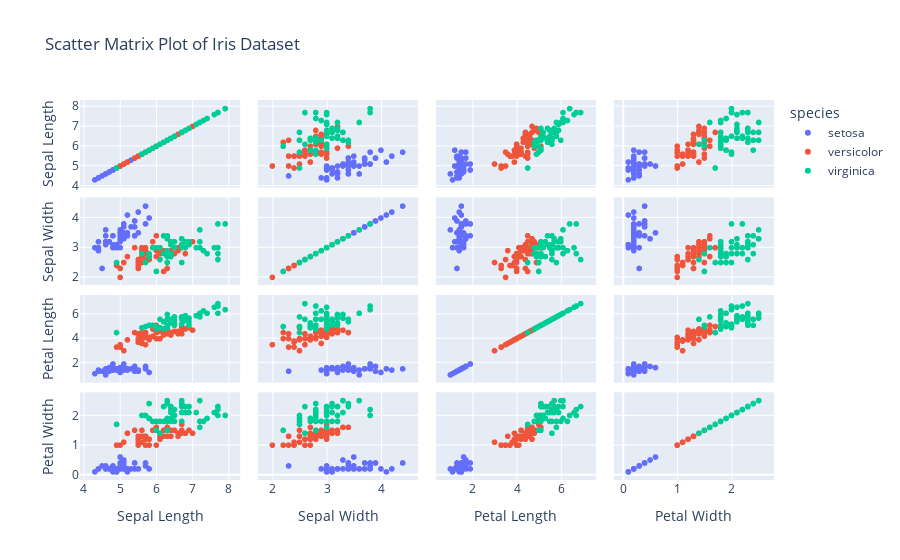

Notebook code cell kept with this figure:
### Code cell
iris = px.data.iris()
fig = px.scatter_matrix(iris,dimensions=['sepal_length', 'sepal_width', 'petal_length', 'petal_width'],color='species',
    title='Scatter Matrix Plot of Iris Dataset',
    labels={'sepal_length': 'Sepal Length', 'sepal_width': 'Sepal Width', 'petal_length': 'Petal Length', 'petal_width': 'Petal Width'}
)
fig.show()

### Figure 1 — Plotly figure (JSON) as saved in the notebook; plotly's stock layout.template omitted (floating-point values rounded to 4 significant figures)
{"data": [{"dimensions": [{"axis": {"matches": true}, "label": "Sepal Length", "values": [5.1, 4.9, 4.7, 4.6, 5, 5.4, 4.6, 5, 4.4, 4.9, 5.4, 4.8, 4.8, 4.3, 5.8, 5.7, 5.4, 5.1, 5.7, 5.1, 5.4, 5.1, 4.6, 5.1, 4.8, 5, 5, 5.2, 5.2, 4.7, 4.8, 5.4, 5.2, 5.5, 4.9, 5, 5.5, 4.9, 4.4, 5.1, 5, 4.5, 4.4, 5, 5.1, 4.8, 5.1, 4.6, 5.3, 5]}, {"axis": {"matches": true}, "label": "Sepal Width", "values": [3.5, 3, 3.2, 3.1, 3.6, 3.9, 3.4, 3.4, 2.9, 3.1, 3.7, 3.4, 3, 3, 4, 4.4, 3.9, 3.5, 3.8, 3.8, 3.4, 3.7, 3.6, 3.3, 3.4, 3, 3.4, 3.5, 3.4, 3.2, 3.1, 3.4, 4.1, 4.2, 3.1, 3.2, 3.5, 3.1, 3, 3.4, 3.5, 2.3, 3.2, 3.5, 3.8, 3, 3.8, 3.2, 3.7, 3.3]}, {"axis": {"matches": true}, "label": "Petal Length", "values": [1.4, 1.4, 1.3, 1.5, 1.4, 1.7, 1.4, 1.5, 1.4, 1.5, 1.5, 1.6, 1.4, 1.1, 1.2, 1.5, 1.3, 1.4, 1.7, 1.5, 1.7, 1.5, 1, 1.7, 1.9, 1.6, 1.6, 1.5, 1.4, 1.6, 1.6, 1.5, 1.5, 1.4, 1.5, 1.2, 1.3, 1.5, 1.3, 1.5, 1.3, 1.3, 1.3, 1.6, 1.9, 1.4, 1.6, 1.4, 1.5, 1.4]}, {"axis": {"matches": true}, "label": "Petal Width", "values": [0.2, 0.2, 0.2, 0.2, 0.2, 0.4, 0.3, 0.2, 0.2, 0.1, 0.2, 0.2, 0.1, 0.1, 0.2, 0.4, 0.4, 0.3, 0.3, 0.3, 0.2, 0.4, 0.2, 0.5, 0.2, 0.2, 0.4, 0.2, 0.2, 0.2, 0.2, 0.4, 0.1, 0.2, 0.1, 0.2, 0.2, 0.1, 0.2, 0.2, 0.3, 0.3, 0.2, 0.6, 0.4, 0.3, 0.2, 0.2, 0.2, 0.2]}], "hovertemplate": "species=setosa<br>%{xaxis.title.text}=%{x}<br>%{yaxis.title.text}=%{y}<extra></extra>", "legendgroup": "setosa", "marker": {"color": "#636efa", "symbol": "circle"}, "name": "setosa", "showlegend": true, "type": "splom"}, {"dimensions": [{"axis": {"matches": true}, "label": "Sepal Length", "values": [7, 6.4, 6.9, 5.5, 6.5, 5.7, 6.3, 4.9, 6.6, 5.2, 5, 5.9, 6, 6.1, 5.6, 6.7, 5.6, 5.8, 6.2, 5.6, 5.9, 6.1, 6.3, 6.1, 6.4, 6.6, 6.8, 6.7, 6, 5.7, 5.5, 5.5, 5.8, 6, 5.4, 6, 6.7, 6.3, 5.6, 5.5, 5.5, 6.1, 5.8, 5, 5.6, 5.7, 5.7, 6.2, 5.1, 5.7]}, {"axis": {"matches": true}, "label": "Sepal Width", "values": [3.2, 3.2, 3.1, 2.3, 2.8, 2.8, 3.3, 2.4, 2.9, 2.7, 2, 3, 2.2, 2.9, 2.9, 3.1, 3, 2.7, 2.2, 2.5, 3.2, 2.8, 2.5, 2.8, 2.9, 3, 2.8, 3, 2.9, 2.6, 2.4, 2.4, 2.7, 2.7, 3, 3.4, 3.1, 2.3, 3, 2.5, 2.6, 3, 2.6, 2.3, 2.7, 3, 2.9, 2.9, 2.5, 2.8]}, {"axis": {"matches": true}, "label": "Petal Length", "values": [4.7, 4.5, 4.9, 4, 4.6, 4.5, 4.7, 3.3, 4.6, 3.9, 3.5, 4.2, 4, 4.7, 3.6, 4.4, 4.5, 4.1, 4.5, 3.9, 4.8, 4, 4.9, 4.7, 4.3, 4.4, 4.8, 5, 4.5, 3.5, 3.8, 3.7, 3.9, 5.1, 4.5, 4.5, 4.7, 4.4, 4.1, 4, 4.4, 4.6, 4, 3.3, 4.2, 4.2, 4.2, 4.3, 3, 4.1]}, {"axis": {"matches": true}, "label": "Petal Width", "values": [1.4, 1.5, 1.5, 1.3, 1.5, 1.3, 1.6, 1, 1.3, 1.4, 1, 1.5, 1, 1.4, 1.3, 1.4, 1.5, 1, 1.5, 1.1, 1.8, 1.3, 1.5, 1.2, 1.3, 1.4, 1.4, 1.7, 1.5, 1, 1.1, 1, 1.2, 1.6, 1.5, 1.6, 1.5, 1.3, 1.3, 1.3, 1.2, 1.4, 1.2, 1, 1.3, 1.2, 1.3, 1.3, 1.1, 1.3]}], "hovertemplate": "species=versicolor<br>%{xaxis.title.text}=%{x}<br>%{yaxis.title.text}=%{y}<extra></extra>", "legendgroup": "versicolor", "marker": {"color": "#EF553B", "symbol": "circle"}, "name": "versicolor", "showlegend": true, "type": "splom"}, {"dimensions": [{"axis": {"matches": true}, "label": "Sepal Length", "values": [6.3, 5.8, 7.1, 6.3, 6.5, 7.6, 4.9, 7.3, 6.7, 7.2, 6.5, 6.4, 6.8, 5.7, 5.8, 6.4, 6.5, 7.7, 7.7, 6, 6.9, 5.6, 7.7, 6.3, 6.7, 7.2, 6.2, 6.1, 6.4, 7.2, 7.4, 7.9, 6.4, 6.3, 6.1, 7.7, 6.3, 6.4, 6, 6.9, 6.7, 6.9, 5.8, 6.8, 6.7, 6.7, 6.3, 6.5, 6.2, 5.9]}, {"axis": {"matches": true}, "label": "Sepal Width", "values": [3.3, 2.7, 3, 2.9, 3, 3, 2.5, 2.9, 2.5, 3.6, 3.2, 2.7, 3, 2.5, 2.8, 3.2, 3, 3.8, 2.6, 2.2, 3.2, 2.8, 2.8, 2.7, 3.3, 3.2, 2.8, 3, 2.8, 3, 2.8, 3.8, 2.8, 2.8, 2.6, 3, 3.4, 3.1, 3, 3.1, 3.1, 3.1, 2.7, 3.2, 3.3, 3, 2.5, 3, 3.4, 3]}, {"axis": {"matches": true}, "label": "Petal Length", "values": [6, 5.1, 5.9, 5.6, 5.8, 6.6, 4.5, 6.3, 5.8, 6.1, 5.1, 5.3, 5.5, 5, 5.1, 5.3, 5.5, 6.7, 6.9, 5, 5.7, 4.9, 6.7, 4.9, 5.7, 6, 4.8, 4.9, 5.6, 5.8, 6.1, 6.4, 5.6, 5.1, 5.6, 6.1, 5.6, 5.5, 4.8, 5.4, 5.6, 5.1, 5.1, 5.9, 5.7, 5.2, 5, 5.2, 5.4, 5.1]}, {"axis": {"matches": true}, "label": "Petal Width", "values": [2.5, 1.9, 2.1, 1.8, 2.2, 2.1, 1.7, 1.8, 1.8, 2.5, 2, 1.9, 2.1, 2, 2.4, 2.3, 1.8, 2.2, 2.3, 1.5, 2.3, 2, 2, 1.8, 2.1, 1.8, 1.8, 1.8, 2.1, 1.6, 1.9, 2, 2.2, 1.5, 1.4, 2.3, 2.4, 1.8, 1.8, 2.1, 2.4, 2.3, 1.9, 2.3, 2.5, 2.3, 1.9, 2, 2.3, 1.8]}], "hovertemplate": "species=virginica<br>%{xaxis.title.text}=%{x}<br>%{yaxis.title.text}=%{y}<extra></extra>", "legendgroup": "virginica", "marker": {"color": "#00cc96", "symbol": "circle"}, "name": "virginica", "showlegend": true, "type": "splom"}], "layout": {"dragmode": "select", "legend": {"title": {"text": "species"}, "tracegroupgap": 0}, "title": {"text": "Scatter Matrix Plot of Iris Dataset"}}}
